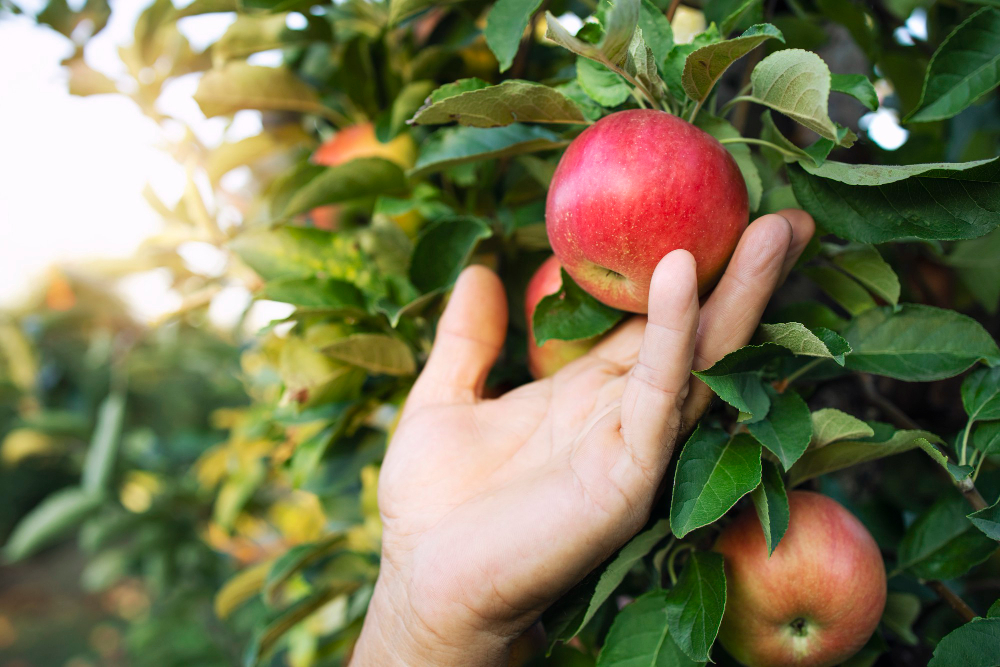
#> input picture gambar.jpg, 1000 x 667 px
$ python konversi-RGB.py
#> lines starting #> are read from the running program, lines starting #| are printed output that depends on the picture; after the words box and inside, x2 and y2 are one past the last pixel; in counts of white or black regions, pixels touching at a corner belong together
import cv2
import numpy as np

# =========================
# Load Image (BGR -> RGB)
# =========================
image = cv2.imread("gambar.jpg")
#> image is the input picture: shape (667, 1000, 3); mean B, G, R 84.5, 120, 122.5
image = cv2.cvtColor(image, cv2.COLOR_BGR2RGB)

# Normalize (0-1)
img_norm = image / 255.0


# =========================
# 1. RGB → CMY
# =========================
def rgb_to_cmy(img):
    cmy = 1 - img
    return cmy


# =========================
# 2. RGB → CMYK
# =========================
def rgb_to_cmyk(img):
    K = 1 - np.max(img, axis=2)

    C = (1 - img[:,:,0] - K) / (1 - K + 1e-6)
    M = (1 - img[:,:,1] - K) / (1 - K + 1e-6)
    Y = (1 - img[:,:,2] - K) / (1 - K + 1e-6)

    CMYK = np.dstack((C, M, Y, K))
    return CMYK


# =========================
# 3. RGB → HSI
# =========================
def rgb_to_hsi(img):
    R = img[:,:,0]
    G = img[:,:,1]
    B = img[:,:,2]

    # Intensity
    I = (R + G + B) / 3

    # Saturation
    min_rgb = np.minimum(np.minimum(R, G), B)
    S = 1 - (3 / (R + G + B + 1e-6)) * min_rgb

    # Hue
    num = 0.5 * ((R - G) + (R - B))
    den = np.sqrt((R - G)**2 + (R - B)*(G - B)) + 1e-6
    theta = np.arccos(num / den)
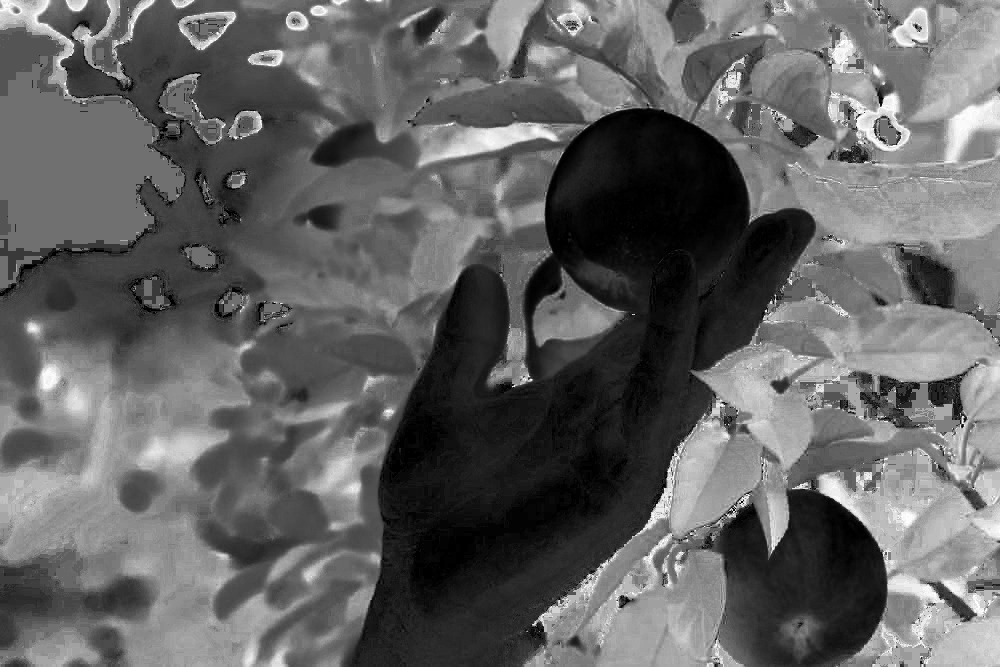
#> theta: shape (667, 1000) float64; min 0.00162, max 3.14, mean 1.22; drawn with min black and max white

    H = np.copy(theta)
    H[B > G] = 2 * np.pi - H[B > G]
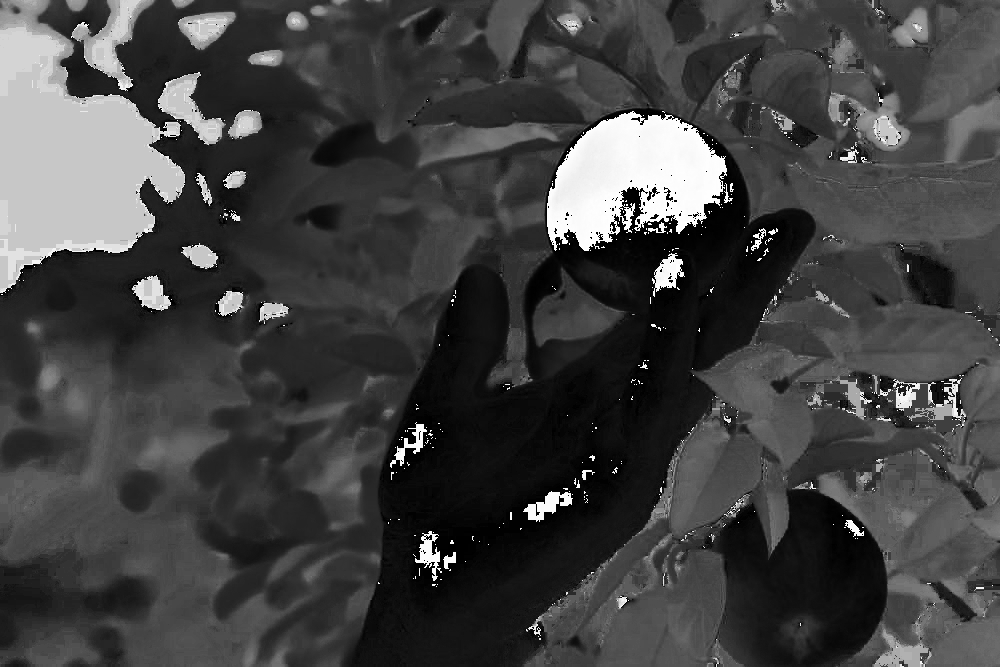
#> H: shape (667, 1000) float64; 10.36% of pixels changed, all inside (x1, y1, x2, y2) = (0, 0, 1000, 667); drawn with min black and max white

    H = H / (2 * np.pi)

    HSI = np.dstack((H, S, I))
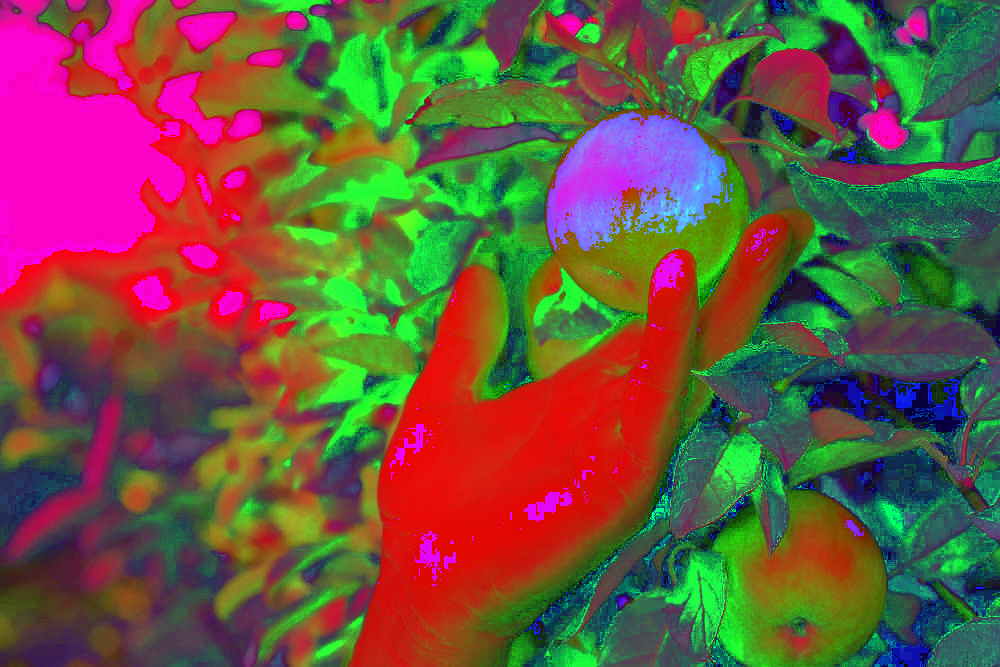
#> HSI: shape (667, 1000, 3) float64; mean of channels 0, 1, 2 0.262, 0.336, 0.427; drawn as B, G, R
    return HSI


# =========================
# 4. RGB → YUV
# =========================
def rgb_to_yuv(img):
    R = img[:,:,0]
    G = img[:,:,1]
    B = img[:,:,2]

    Y = 0.299*R + 0.587*G + 0.114*B
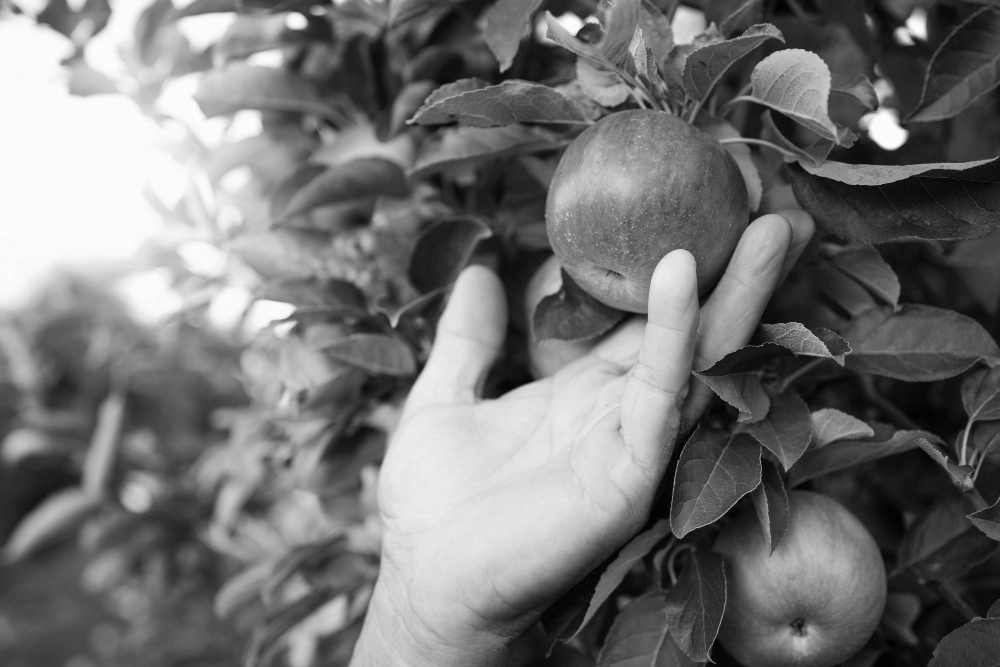
#> Y: shape (667, 1000) float64; min 0.00482, max 0.995, mean 0.458
    U = -0.14713*R - 0.28886*G + 0.436*B
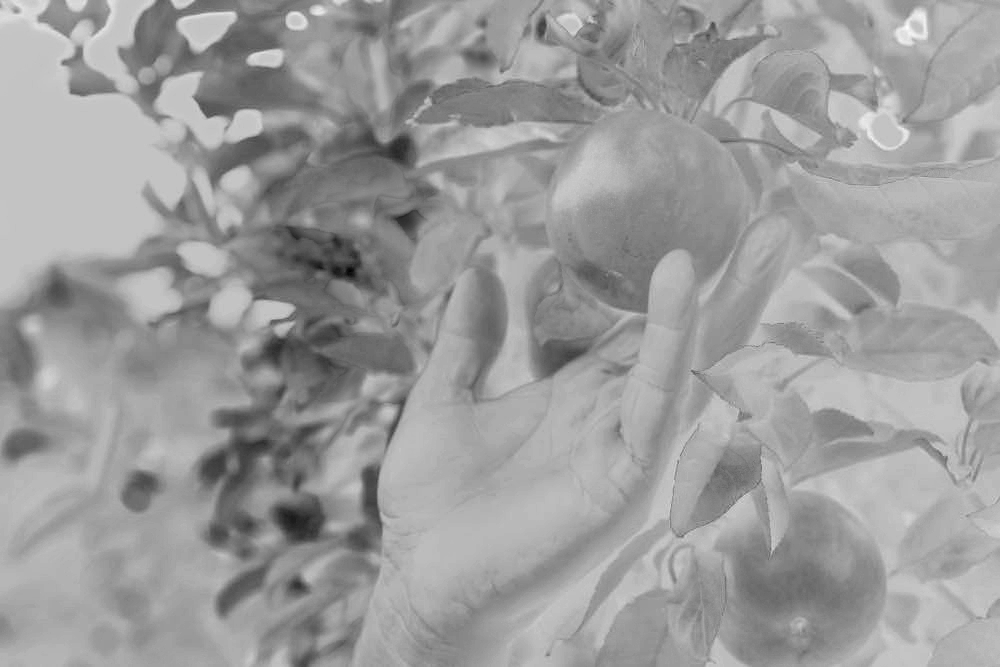
#> U: shape (667, 1000) float64; min -0.328, max 0.105, mean -0.0622; drawn with min black and max white
    V = 0.615*R - 0.51499*G - 0.10001*B
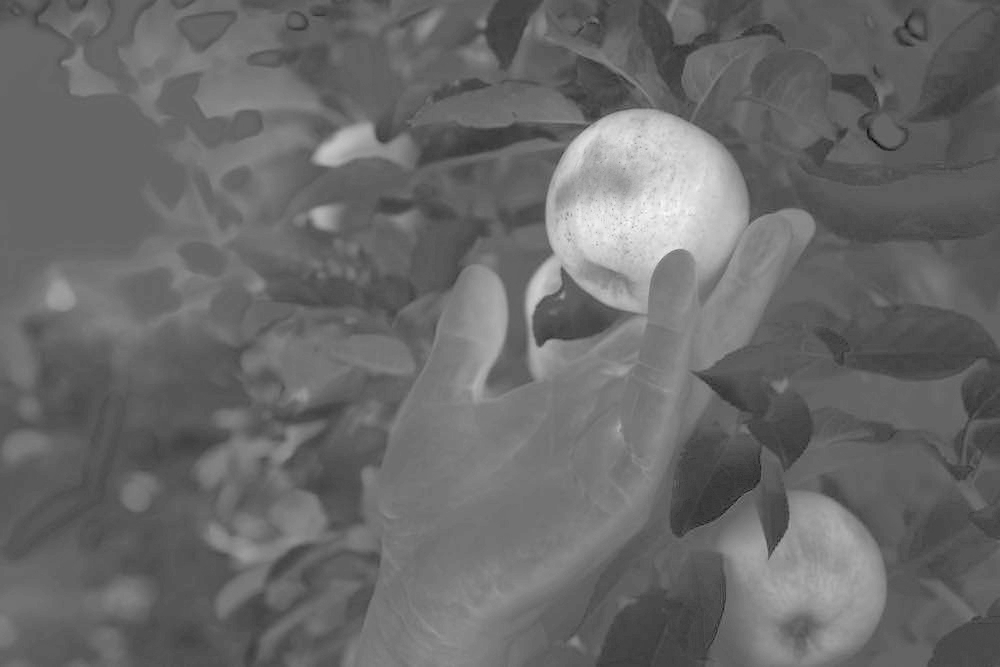
#> V: shape (667, 1000) float64; min -0.352, max 0.541, mean 0.0201; drawn with min black and max white

    YUV = np.dstack((Y, U, V))
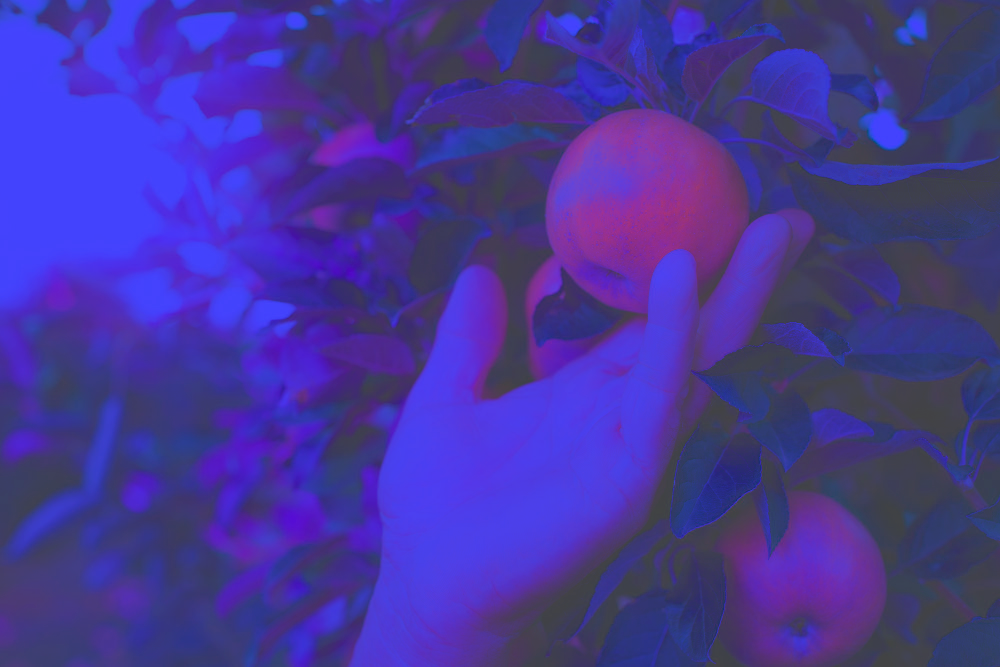
#> YUV: shape (667, 1000, 3) float64; mean of channels 0, 1, 2 0.458, -0.0622, 0.0201; drawn with min black and max white
    return YUV


# =========================
# 5. RGB → YCbCr
# =========================
def rgb_to_ycbcr(img):
    R = img[:,:,0]
    G = img[:,:,1]
    B = img[:,:,2]

    Y  = 0.299*R + 0.587*G + 0.114*B
    Cb = -0.168736*R - 0.331264*G + 0.5*B
    Cr = 0.5*R - 0.418688*G - 0.081312*B

    YCbCr = np.dstack((Y, Cb, Cr))
    return YCbCr


# =========================
# RUN SEMUA KONVERSI
# =========================
cmy   = rgb_to_cmy(img_norm)
cmyk  = rgb_to_cmyk(img_norm)
hsi   = rgb_to_hsi(img_norm)
yuv   = rgb_to_yuv(img_norm)
ycbcr = rgb_to_ycbcr(img_norm)


# =========================
# Tampilkan contoh hasil (RGB saja)
# =========================
cv2.imshow("RGB Image", cv2.cvtColor(image, cv2.COLOR_RGB2BGR))
cv2.waitKey(0)
cv2.destroyAllWindows()
